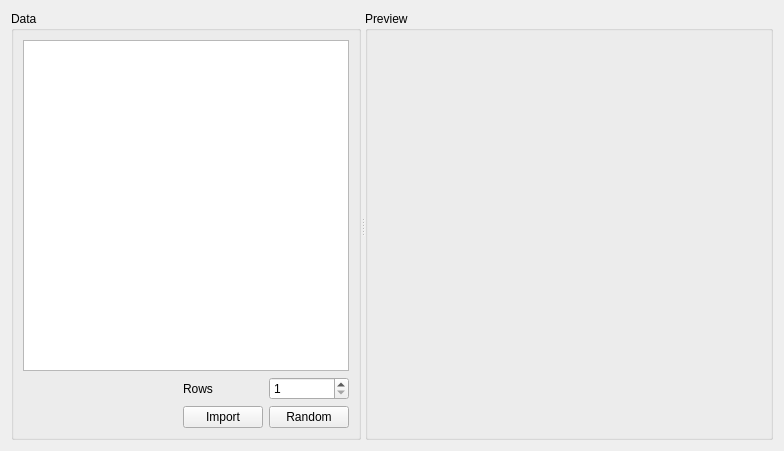
<?xml version="1.0" encoding="UTF-8"?>
<ui version="4.0">
 <class>TableWidgetWindow</class>
 <widget class="QWidget" name="TableWidgetWindow">
  <property name="geometry">
   <rect>
    <x>0</x>
    <y>0</y>
    <width>784</width>
    <height>451</height>
   </rect>
  </property>
  <property name="windowTitle">
   <string>Plot Surface</string>
  </property>
  <layout class="QGridLayout" name="gridLayout_5">
   <item row="0" column="0">
    <widget class="QSplitter" name="splitter">
     <property name="orientation">
      <enum>Qt::Horizontal</enum>
     </property>
     <widget class="QGroupBox" name="groupBox">
      <property name="maximumSize">
       <size>
        <width>350</width>
        <height>16777215</height>
       </size>
      </property>
      <property name="title">
       <string>Data</string>
      </property>
      <layout class="QGridLayout" name="gridLayout_4">
       <item row="0" column="0">
        <layout class="QGridLayout" name="gridLayout_3">
         <item row="2" column="3">
          <widget class="QPushButton" name="pushButton">
           <property name="text">
            <string>Random</string>
           </property>
          </widget>
         </item>
         <item row="0" column="0" colspan="4">
          <widget class="QTableView" name="tableView">
           <property name="alternatingRowColors">
            <bool>true</bool>
           </property>
          </widget>
         </item>
         <item row="2" column="2">
          <widget class="QPushButton" name="importButton">
           <property name="text">
            <string>Import</string>
           </property>
          </widget>
         </item>
         <item row="2" column="0" colspan="2">
          <widget class="QLabel" name="fileLabel">
           <property name="text">
            <string/>
           </property>
          </widget>
         </item>
         <item row="1" column="2">
          <widget class="QLabel" name="label">
           <property name="text">
            <string>Rows</string>
           </property>
          </widget>
         </item>
         <item row="1" column="3">
          <widget class="QSpinBox" name="rowsSpinBox">
           <property name="minimum">
            <number>1</number>
           </property>
           <property name="maximum">
            <number>10000</number>
           </property>
          </widget>
         </item>
        </layout>
       </item>
      </layout>
     </widget>
     <widget class="QGroupBox" name="groupBox_2">
      <property name="title">
       <string>Preview</string>
      </property>
      <layout class="QGridLayout" name="gridLayout">
       <item row="0" column="0">
        <layout class="QVBoxLayout" name="verticalLayout"/>
       </item>
      </layout>
     </widget>
    </widget>
   </item>
  </layout>
 </widget>
 <resources/>
 <connections/>
</ui>
